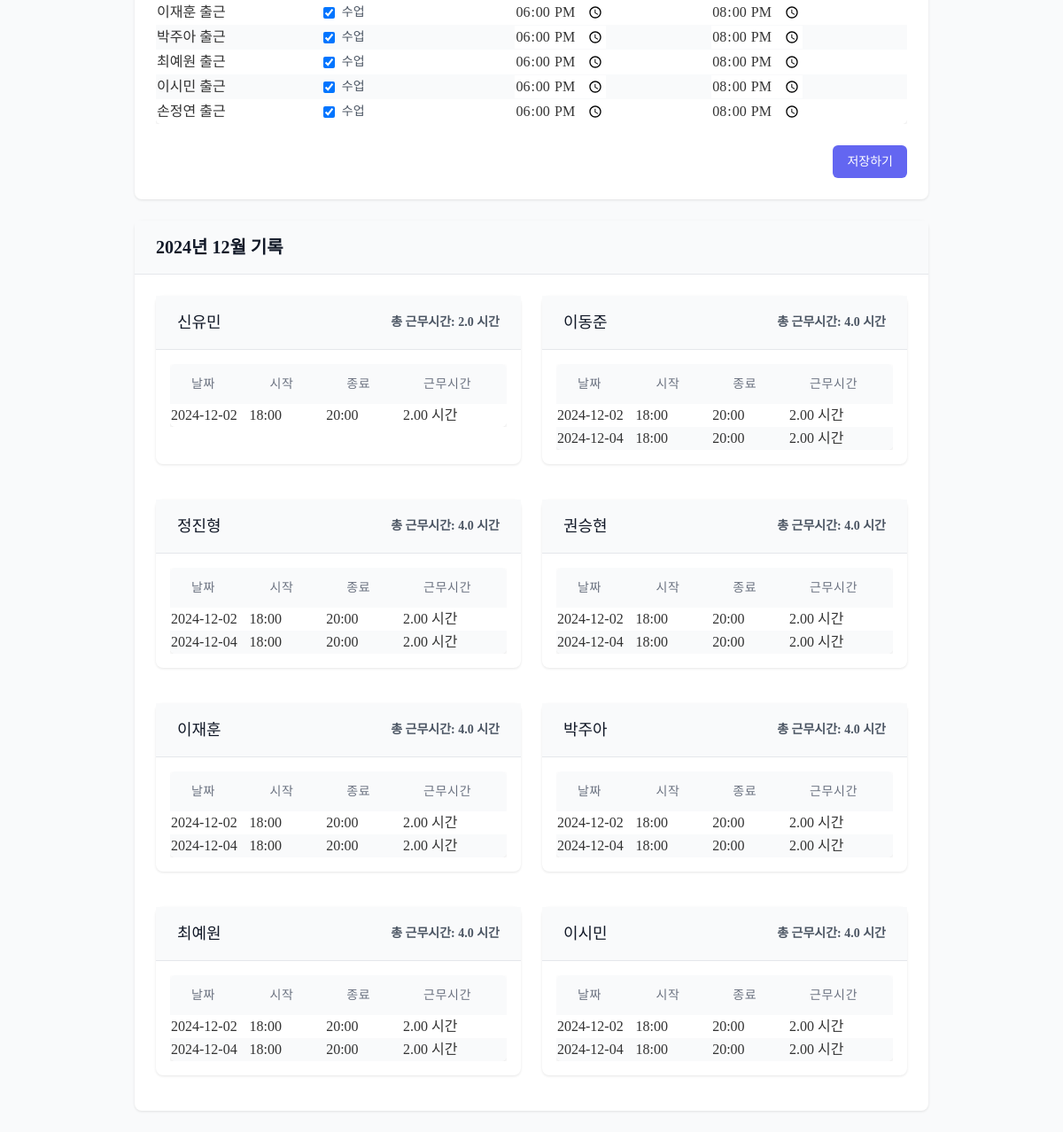
Before: /teachers/attendance/create/ (signed in, lower part) with the older database file.
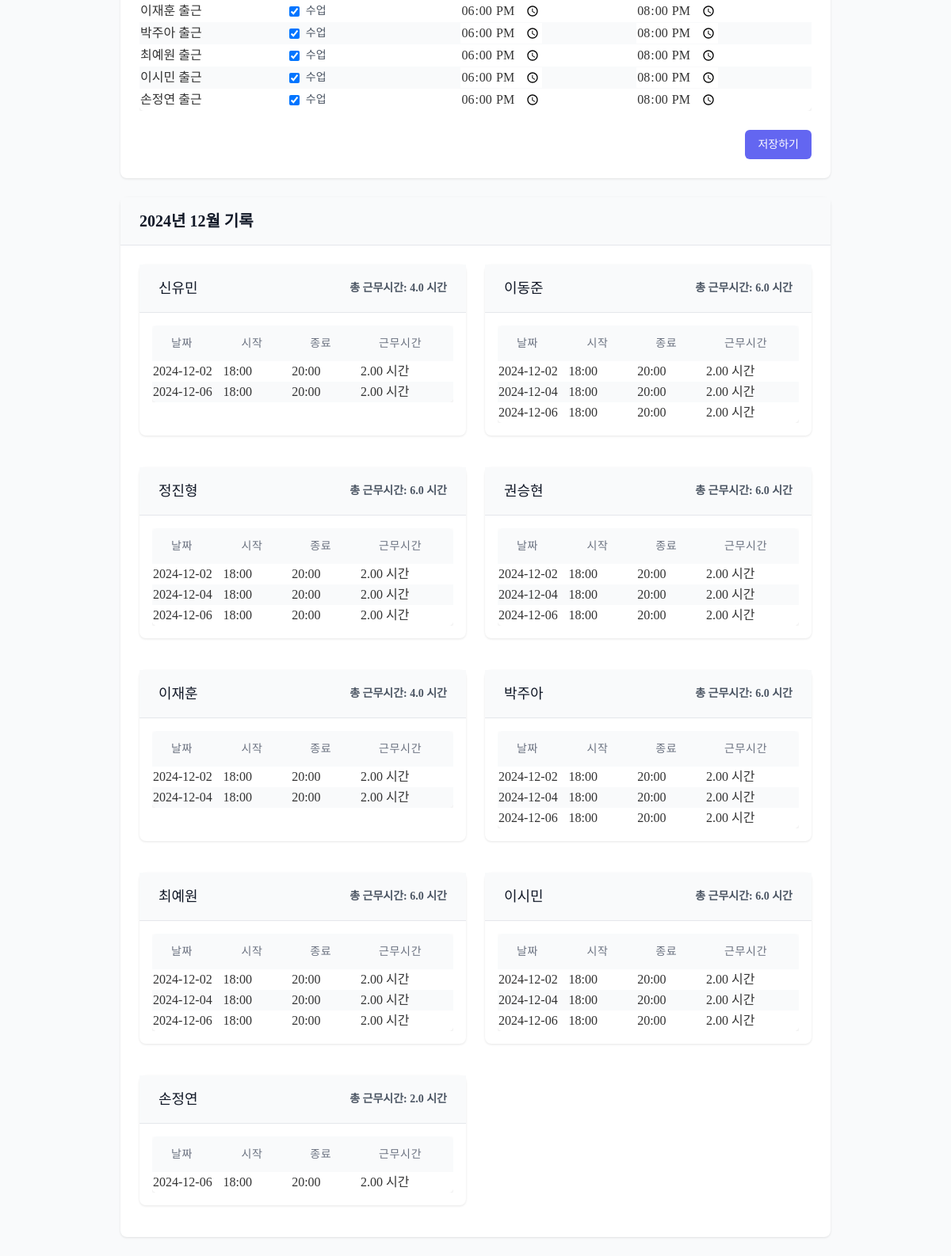
After: the same page with the newer database file.
### teachers/models.py (models this page shows, shortened)
class Teacher(models.Model):
    GENDER_CHOICES = [
        ('M', '남'),
        ('F', '여'),
    ]
    name = models.CharField(max_length=100, verbose_name='이름')
    phone_number = models.CharField(
        max_length=11,
        validators=[validate_phone_number],
        blank=True,
        null=True,
        verbose_name='전화번호'
    )
    email = models.EmailField(blank=True, null=True, verbose_name='이메일')
    gender = models.CharField(max_length=1, choices=GENDER_CHOICES, blank=True, null=True, verbose_name='성별')
    hire_date = models.DateField(blank=True, null=True, verbose_name='입사일')
    resignation_date = models.DateField(null=True, blank=True, verbose_name='퇴사일')
    bank = models.ForeignKey('common.Bank', on_delete=models.SET_NULL, blank=True, null=True, verbose_name='거래은행')
    account_number = models.CharField(max_length=20, blank=True, null=True, verbose_name='급여계좌')
    base_salary = models.IntegerField(blank=True, null=True, verbose_name='급여기준', default=15000)
    additional_salary = models.IntegerField(blank=True, null=True, verbose_name='추가급여', default=0)
    other_info = models.TextField(blank=True, null=True, verbose_name='기타')
    is_active = models.BooleanField(default=True, verbose_name="재직 중")
    extra_field1 = models.CharField(max_length=100, blank=True, null=True, verbose_name='예비1')
    extra_field2 = models.CharField(max_length=100, blank=True, null=True, verbose_name='예비2')
    extra_field3 = models.CharField(max_length=100, blank=True, null=True, verbose_name='예비3')
    extra_field4 = models.CharField(max_length=100, blank=True, null=True, verbose_name='예비4')
    class Meta:
        verbose_name = '교사'
        verbose_name_plural = '교사'

class Attendance(models.Model):
    teacher = models.ForeignKey(Teacher, on_delete=models.CASCADE, verbose_name='교사')
    date = models.DateField(default=timezone.now, verbose_name='날짜')
    is_present = models.BooleanField(default=True, verbose_name='출근')
    start_time = models.TimeField(null=True, blank=True, verbose_name='근무 시작 시간')
    end_time = models.TimeField(null=True, blank=True, verbose_name='근무 종료 시간')
    class Meta:
        unique_together = ['teacher', 'date']
        verbose_name = '출근기록'
        verbose_name_plural = '출근기록'

### teachers/views.py (the view, shortened to what this page needs)
# urls.py: path('attendance/create/', views.AttendanceCreateView.as_view(), name='attendance_create'),
class AttendanceCreateView(LoginRequiredMixin, View):
    def get(self, request):
        teachers = Teacher.objects.filter(is_active=True)
        form = BulkAttendanceForm(teachers=teachers)
        current_date = timezone.now().date()
        month_start = current_date.replace(day=1)
        month_end = (month_start + timedelta(days=32)).replace(day=1) - timedelta(days=1)
        monthly_records = Attendance.objects.filter(date__range=[month_start, month_end]).order_by('teacher', 'date')
        teacher_records = {}
        for record in monthly_records:
            if record.teacher not in teacher_records:
                teacher_records[record.teacher] = {'records': [], 'total_hours': 0}
            if record.start_time and record.end_time:
                start_datetime = timezone.make_aware(timezone.datetime.combine(record.date, record.start_time))
                end_datetime = timezone.make_aware(timezone.datetime.combine(record.date, record.end_time))
                work_hours = (end_datetime - start_datetime).total_seconds() / 3600
                record.work_hours = round(work_hours, 2)
                teacher_records[record.teacher]['total_hours'] += record.work_hours
            else:
                record.work_hours = None
            teacher_records[record.teacher]['records'].append(record)
        context = {
            'form': form,
            'teacher_records': teacher_records,
            'current_month': current_date.strftime('%Y년 %m월')
        }
        return render(request, 'teachers/attendance_form.html', context)

### teachers/forms.py
class BulkAttendanceForm(forms.Form):
    date = forms.DateField(widget=forms.DateInput(attrs={'type': 'date'}), initial=timezone.now)
    def __init__(self, *args, **kwargs):
        teachers = kwargs.pop('teachers', None)
        super().__init__(*args, **kwargs)
        if teachers:
            for teacher in teachers:
                self.fields[f'is_present_{teacher.id}'] = forms.BooleanField(required=False, initial=True, label=f'{teacher.name} 출근')
                self.fields[f'start_time_{teacher.id}'] = forms.TimeField(
                    widget=forms.TimeInput(attrs={'type': 'time'}),
                    initial=timezone.now().replace(hour=18, minute=0, second=0).time(),
                    required=False,
                    label=f'{teacher.name} 시작 시간'
                )
                self.fields[f'end_time_{teacher.id}'] = forms.TimeField(
                    widget=forms.TimeInput(attrs={'type': 'time'}),
                    initial=timezone.now().replace(hour=20, minute=0, second=0).time(),
                    required=False,
                    label=f'{teacher.name} 종료 시간'
                )

### teachers/templates/teachers/attendance_form.html (shortened to what the changed rows need)
{% extends 'teachers/base_teachers.html' %}
{% block teacher_content %}
<div class="space-y-6">
    <div class="content-card">
        <div class="card-body">
            <form method="post" class="space-y-6">
                <div class="overflow-x-auto">
                    <table class="content-table">
                        <tbody>
                            {% for field in form %}
                                {% if field.name != 'date' %}
                                    {% if 'is_present' in field.name %}
                                        <tr>
                                            <td class="font-medium">{{ field.label }}</td>
                                            <td>
                                                <div class="flex items-center">
                                                    {{ field }}
                                                    <label for="{{ field.id_for_label }}" class="ml-2 text-sm text-gray-600">
                                                        수업
                                                    </label>
                                                </div>
                                            </td>
                                    {% elif 'start_time' in field.name %}
                                            <td>{{ field }}</td>
                                    {% elif 'end_time' in field.name %}
                                            <td>{{ field }}</td>
                                        </tr>
                                    {% endif %}
                                {% endif %}
                            {% endfor %}
                        </tbody>
                    </table>
                </div>
            </form>
        </div>
    </div>
    <div class="content-card">
        <div class="card-body">
            <div class="grid grid-cols-1 lg:grid-cols-2 gap-6">
                {% for teacher, data in teacher_records.items %}
                    <div class="content-card">
                        <div class="card-header bg-gray-50">
                            <div class="flex justify-between items-center">
                                <h4 class="text-lg font-medium text-gray-900">{{ teacher.name }}</h4>
                                <span class="text-sm text-gray-600">
                                    총 근무시간: {{ data.total_hours|floatformat:1 }} 시간
                                </span>
                            </div>
                        </div>
                        <div class="p-4">
                            <div class="overflow-x-auto">
                                <table class="content-table">
                                    <thead>
                                        <tr>
                                            <th>날짜</th>
                                            <th>시작</th>
                                            <th>종료</th>
                                            <th>근무시간</th>
                                        </tr>
                                    </thead>
                                    <tbody>
                                        {% for record in data.records %}
                                            <tr>
                                                <td>{{ record.date|date:"Y-m-d" }}</td>
                                                <td>{{ record.start_time|time:"H:i" }}</td>
                                                <td>{{ record.end_time|time:"H:i" }}</td>
                                                <td>
                                                    {% if record.work_hours is not None %}
                                                        {{ record.work_hours|floatformat:2 }} 시간
                                                    {% else %}
                                                        -
                                                    {% endif %}
                                                </td>
                                            </tr>
                                        {% endfor %}
                                    </tbody>
                                </table>
                            </div>
                        </div>
                    </div>
                {% empty %}
                    <div class="content-card">
                        <div class="card-body">
                            <p class="text-gray-500 text-center">이번 달은 근무 기록이 없습니다.</p>
                        </div>
                    </div>
                {% endfor %}
            </div>
        </div>
    </div>
</div>
{% endblock %}

Changed rows visible on the page:
computed for Teacher "신유민": total_hours "2.0" → "4.0"
added Attendance: date "2024-12-06", start_time "18:00", end_time "20:00", work_hours "2.00", shown under Teacher "신유민"
computed for Teacher "이동준": total_hours "4.0" → "6.0"
added Attendance: date "2024-12-06", start_time "18:00", end_time "20:00", work_hours "2.00", shown under Teacher "이동준"
computed for Teacher "정진형": total_hours "4.0" → "6.0"
added Attendance: date "2024-12-06", start_time "18:00", end_time "20:00", work_hours "2.00", shown under Teacher "정진형"
computed for Teacher "권승현": total_hours "4.0" → "6.0"
added Attendance: date "2024-12-06", start_time "18:00", end_time "20:00", work_hours "2.00", shown under Teacher "권승현"
computed for Teacher "박주아": total_hours "4.0" → "6.0"
added Attendance: date "2024-12-06", start_time "18:00", end_time "20:00", work_hours "2.00", shown under Teacher "박주아"
computed for Teacher "최예원": total_hours "4.0" → "6.0"
added Attendance: date "2024-12-06", start_time "18:00", end_time "20:00", work_hours "2.00", shown under Teacher "최예원"
computed for Teacher "이시민": total_hours "4.0" → "6.0"
added Attendance: date "2024-12-06", start_time "18:00", end_time "20:00", work_hours "2.00", shown under Teacher "이시민"
now on this page (row unchanged): Teacher: name "손정연", total_hours "2.0"
added Attendance: date "2024-12-06", start_time "18:00", end_time "20:00", work_hours "2.00", shown under "손정연"
